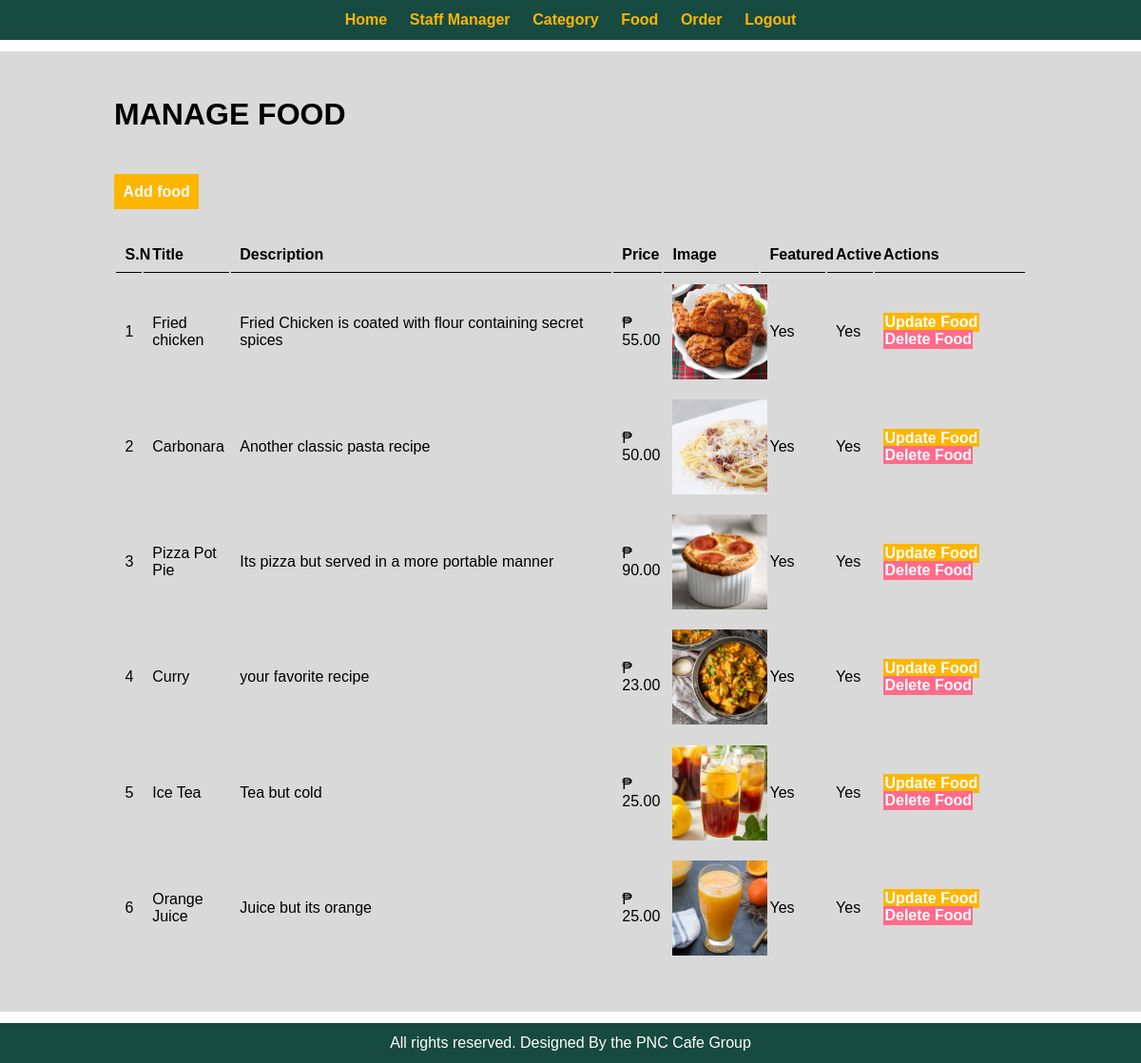
Screenshot of /admin/manage-food.php (signed in) with the database file from the repository.
### tables this page shows
CREATE TABLE `tbl_food` (
  `id` int(10) UNSIGNED NOT NULL,
  `title` varchar(150) NOT NULL,
  `description` text NOT NULL,
  `price` decimal(10,2) NOT NULL,
  `image_name` varchar(255) NOT NULL,
  `category_id` int(10) UNSIGNED NOT NULL,
  `featured` varchar(10) NOT NULL,
  `active` varchar(10) NOT NULL
);

### admin/manage-food.php (the view, shortened to what this page needs)
<?php include('partials/menu.php'); ?>
            <div class="main-content">
            <div class=wrapper>
            <h1> MANAGE FOOD</h1> <br><br>
          <br>
            <a href="<?php echo SITEURL;?>admin/add-food.php" class="btn-primary">Add food</a>
            <br><br><br>
               <table class="tbl-full">
                    <tr>
                         <th>S.N</th>
                         <th>Title</th>
                         <th>Description</th>
                         <th>Price</th>
                         <th>Image</th>
                         <th>Featured</th>
                         <th>Active</th>
                         <th>Actions</th>
                    </tr>
                    <?php
                    $sql = "SELECT * FROM tbl_food";
                    $res = mysqli_query($conn, $sql);
                    $count = mysqli_num_rows($res);
                    $sn = 1;
                    if($count>0) {
                         while($rows=mysqli_fetch_assoc($res)) {
                              $id = $rows['id'];
                              $title = $rows['title'];
                              $description = $rows['description'];
                              $price = $rows['price'];
                              $image_name = $rows['image_name'];
                              $featured = $rows['featured'];
                              $active = $rows['active'];
                         ?>
                         <tr>
                         <td><?php echo $sn++;?></td>
                         <td><?php echo $title;?></td>
                         <td width="400px"><?php echo $description;?></td>
                         <td>₱ <?php echo $price;?></td>
                         <td><?php
                              if($image_name=="") {
                                   echo "<div class='error'>Image not added</div>";
                              } else {
                                   ?>
                                   <img src="<?php echo SITEURL; ?>images/food/<?php echo $image_name; ?>" width="100px">
                                   <?php
                              }
                         ?></td>
                         <td><?php echo $featured;?></td>
                         <td><?php echo $active;?></td>
                         <td>
                              <a href="<?php echo SITEURL; ?>/admin/update-food.php?id=<?php echo $id;?>" class="btn-primary">Update Food</a>
                              <a href="<?php echo SITEURL; ?>admin/delete-food.php?id=<?php echo $id; ?>&image_name=<?php echo $image_name; ?>" class="btn-danger">Delete Food</a>
                         </td>
                    </tr>
                         <?php
                         }
                    } else {
                         echo "<tr> <td colspan='8' class='error'> Food Not Added Yet.</td></tr>";
                    }
                    ?>
               </table>
          </div>
 </div>
<?php include('partials/footer.php'); ?>

### css/admin.css (style rules this page uses)
* { margin: 0 0; padding: 0 0; font-family: Arial, Helvetica, sans-serif; }
.wrapper { padding: 1%; width: 80%; margin: 0 auto; }
.tbl-full { width: 100%; }
table tr th { border-bottom: 1px solid black; padding: 1%; text-align: left; }
table tr td { padding: 1%; margin-right: 2% auto; }
.btn-primary { background-color: #FDB600; padding: 1%; color: white; text-decoration: none; font-weight: bold; width: 20%; }
.btn-danger { background-color: #ff6b8b; padding: 1%; color: white; text-decoration: none; font-weight: bold; width: 20%; text-align: center; }
.main-content { margin: 1% 0; background-color: #d9d9d9; padding: 3% 0; }

### rows the page displays
tbl_food: title "Fried chicken", description "Fried Chicken is coated with flour containing secret spices", price "55.00", image_name (picture), featured "Yes", active "Yes"
tbl_food: title "Carbonara", description "Another classic pasta recipe", price "50.00", image_name (picture), featured "Yes", active "Yes"
tbl_food: title "Pizza Pot Pie", description "Its pizza but served in a more portable manner", price "90.00", image_name (picture), featured "Yes", active "Yes"
tbl_food: title "Curry", description "your favorite recipe", price "23.00", image_name (picture), featured "Yes", active "Yes"
tbl_food: title "Ice Tea", description "Tea but cold", price "25.00", image_name (picture), featured "Yes", active "Yes"
tbl_food: title "Orange Juice", description "Juice but its orange", price "25.00", image_name (picture), featured "Yes", active "Yes"
